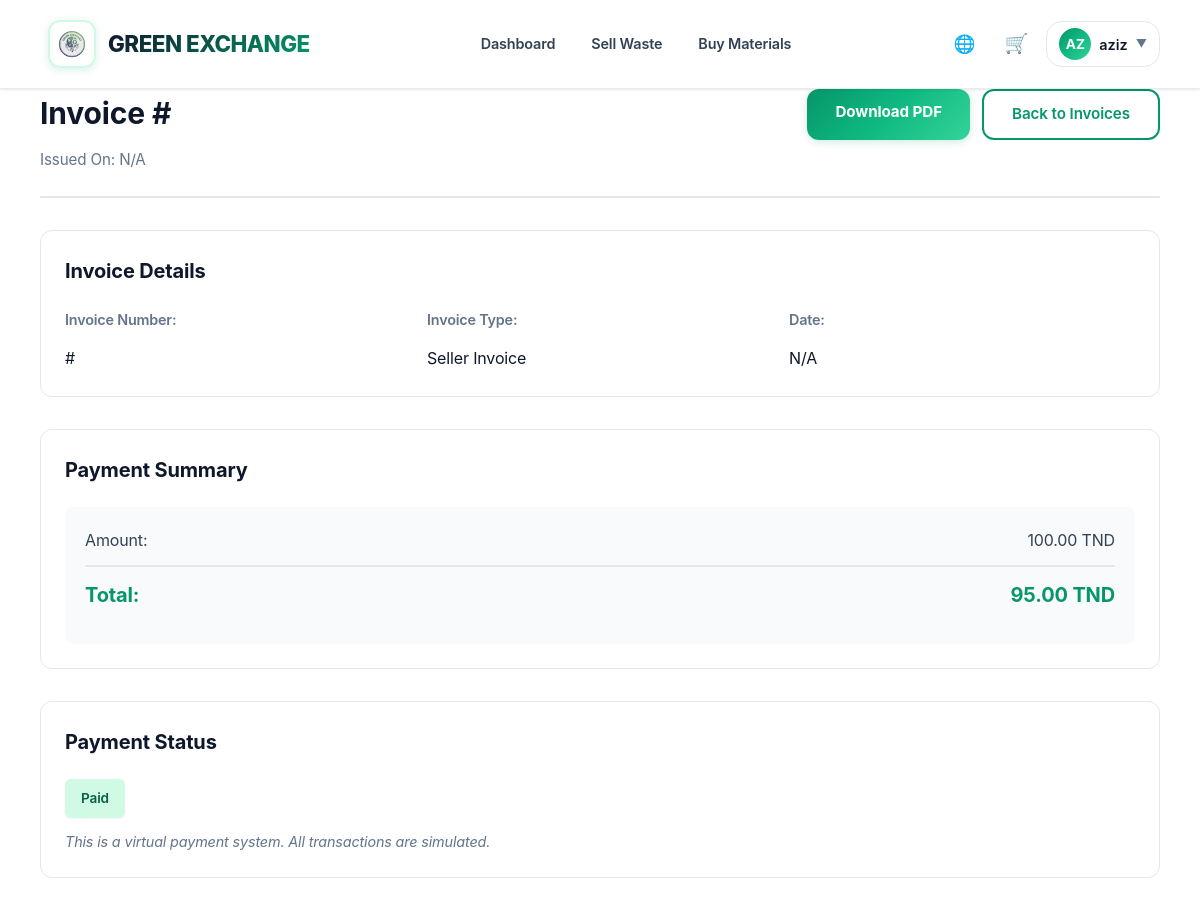
/pages/invoice-detail.php?id=25 (signed in), run on the app's committed database.
### tables this page shows
CREATE TABLE users (
    id INTEGER PRIMARY KEY AUTOINCREMENT,
    username VARCHAR(50) UNIQUE NOT NULL,
    email VARCHAR(100) UNIQUE NOT NULL,
    password VARCHAR(255) NOT NULL,
    phone VARCHAR(20),
    address TEXT,
    city VARCHAR(100),
    role VARCHAR(10) DEFAULT 'user' CHECK(role IN ('user', 'admin')),
    verified BOOLEAN DEFAULT 0,
    account_fee_paid BOOLEAN DEFAULT 0,
    created_at DATETIME DEFAULT CURRENT_TIMESTAMP
);

CREATE TABLE invoices (
    id INTEGER PRIMARY KEY AUTOINCREMENT,
    order_id INTEGER,
    user_id INTEGER NOT NULL,
    invoice_type VARCHAR(20) NOT NULL CHECK(invoice_type IN ('order', 'account_creation')),
    amount DECIMAL(10, 2) NOT NULL,
    commission DECIMAL(10, 2) DEFAULT 0,
    fees DECIMAL(10, 2) DEFAULT 0,
    total DECIMAL(10, 2) NOT NULL,
    created_at DATETIME DEFAULT CURRENT_TIMESTAMP, invoice_role VARCHAR(10),
    FOREIGN KEY (order_id) REFERENCES orders(id) ON DELETE SET NULL,
    FOREIGN KEY (user_id) REFERENCES users(id) ON DELETE CASCADE
);

### config/languages.php (called while the page is built, shortened)
<?php
function getCurrentLanguage() {
    return DEFAULT_LANGUAGE;
}
function loadTranslations($lang) {
    $translations = [];
    $lang_file = __DIR__ . "/../lang/{$lang}.php";
    if (file_exists($lang_file)) {
        if (isset($translations) && is_array($translations) && count($translations) > 0) {
            return $translations;
        }
    }
    return [];
}
function t($key, $params = []) {
    static $translations = null;
    static $current_lang = null;
    $lang = getCurrentLanguage();
    if ($translations === null || $current_lang !== $lang || empty($translations)) {
        $current_lang = $lang;
        $translations = loadTranslations($current_lang);
    }
    $translation = isset($translations[$key]) ? $translations[$key] : $key;
    return $translation;
}

### includes/functions.php (called while the page is built, shortened)
<?php
function isLoggedIn() {
    return isset($_SESSION['user_id']);
}
function getCurrentUser() {
    $pdo = getDB();
    $stmt = $pdo->prepare("SELECT * FROM users WHERE id = ?");
    $stmt->execute([$_SESSION['user_id']]);
    return $stmt->fetch();
}
function isAdmin() {
    $user = getCurrentUser();
    return $user && $user['role'] === 'admin';
}
function escape($string) {
    return htmlspecialchars($string, ENT_QUOTES, 'UTF-8');
}
function formatDate($date) {
    if ($date === null || $date === '' || empty($date)) {
        return 'N/A';
    }
    $timestamp = strtotime($date);
    return date('d/m/Y H:i', $timestamp);
}
function formatPrice($price) {
    return number_format((float)$price, 2, '.', ' ') . ' TND';
}

### pages/invoice-detail.php (the view, shortened to what this page needs)
<?php
require_once __DIR__ . '/../includes/functions.php';
$user = getCurrentUser();
$invoice_id = intval($_GET['id'] ?? 0);
require_once __DIR__ . '/../includes/header.php';
$pdo = getDB();
$stmt = $pdo->prepare("
    SELECT i.*, o.*, p.title as order_title, p.quantity as order_quantity, p.unit as order_unit,
           buyer.username as buyer_name, buyer.email as buyer_email, buyer.phone as buyer_phone, buyer.address as buyer_address, buyer.city as buyer_city,
           seller.username as seller_name, seller.email as seller_email, seller.phone as seller_phone, seller.address as seller_address, seller.city as seller_city
    FROM invoices i
    LEFT JOIN orders o ON i.order_id = o.id
    LEFT JOIN posts p ON o.post_id = p.id
    LEFT JOIN users buyer ON o.buyer_id = buyer.id
    LEFT JOIN users seller ON o.seller_id = seller.id
    WHERE i.id = ? AND i.user_id = ?
");
$stmt->execute([$invoice_id, $user['id']]);
$invoice = $stmt->fetch();
?>
<div class="container">
    <div class="invoice-detail-header">
        <div>
            <h1><?php echo t('invoice'); ?> #<?php echo $invoice['id']; ?></h1>
            <p class="invoice-date"><?php echo t('issued_on'); ?>: <?php echo formatDate($invoice['created_at']); ?></p>
        </div>
        <div class="invoice-actions">
            <a href="/api/download-invoice.php?id=<?php echo $invoice['id']; ?>" class="btn btn-primary" target="_blank"><?php echo t('download_pdf'); ?></a>
            <a href="/pages/invoices.php" class="btn btn-outline"><?php echo t('back_to_invoices'); ?></a>
        </div>
    </div>
    <div class="invoice-detail-content">
        <div class="invoice-section">
            <h2><?php echo t('invoice_details'); ?></h2>
            <div class="detail-grid">
                <div class="detail-item">
                    <label><?php echo t('invoice_number'); ?>:</label>
                    <span>#<?php echo $invoice['id']; ?></span>
                </div>
                <div class="detail-item">
                    <label><?php echo t('invoice_type'); ?>:</label>
                    <span>
                        <?php if ($invoice['invoice_type'] === 'order'): ?>
                            <?php if ($invoice['invoice_role'] === 'buyer'): ?>
                                <?php echo t('buyer_invoice'); ?>
                            <?php else: ?>
                                <?php echo t('seller_invoice'); ?>
                            <?php endif; ?>
                        <?php else: ?>
                            <?php echo t('account_creation'); ?>
                        <?php endif; ?>
                    </span>
                </div>
                <div class="detail-item">
                    <label><?php echo t('date'); ?>:</label>
                    <span><?php echo formatDate($invoice['created_at']); ?></span>
                </div>
            </div>
        </div>
        <div class="invoice-section">
            <h2><?php echo t('payment_summary'); ?></h2>
            <div class="payment-summary">
                <div class="summary-row">
                    <span><?php echo t('amount'); ?>:</span>
                    <span><?php echo formatPrice($invoice['amount']); ?></span>
                </div>
                <div class="summary-row total">
                    <span><?php echo t('total'); ?>:</span>
                    <span><?php echo formatPrice($invoice['total']); ?></span>
                </div>
            </div>
        </div>
        <div class="invoice-section">
            <h2><?php echo t('payment_status'); ?></h2>
            <div class="payment-status">
                <span class="status-badge status-paid"><?php echo t('paid'); ?></span>
                <p class="payment-note"><?php echo t('virtual_payment_note'); ?></p>
            </div>
        </div>
    </div>
</div>
<?php require_once __DIR__ . '/../includes/footer.php'; ?>

### includes/header.php (shortened to what this page needs)
<?php
$current_user = getCurrentUser();
?>
<!DOCTYPE html>
<html lang="<?php echo getCurrentLanguage(); ?>" dir="<?php echo getCurrentLanguage() === 'ar' ? 'rtl' : 'ltr'; ?>">
<head>
    <link rel="stylesheet" href="https://cdnjs.cloudflare.com/ajax/libs/font-awesome/6.5.1/css/all.min.css">
    <link rel="stylesheet" href="/assets/css/style.css">
</head>
<body<?php echo isset($admin_page) && $admin_page ? ' class="admin-body"' : ''; ?>>
    <header>
        <div class="header-top">
            <div class="container">
                <div class="header-left">
                    <?php
                    $logo_link = '/';
                    if (isLoggedIn()) {
                        $logo_link = isAdmin() ? '/pages/admin.php' : '/pages/dashboard.php';
                    }
                    ?>
                    <a href="<?php echo $logo_link; ?>" class="logo-link">
                        <img src="/assets/images/logo.png" alt="Green Exchange" class="logo-image">
                        <h1 class="site-title">GREEN EXCHANGE</h1>
                    </a>
                </div>
                <div class="header-center">
                    <?php if (!isLoggedIn() && (basename($_SERVER['PHP_SELF']) == 'index.php' || $_SERVER['REQUEST_URI'] == '/')): ?>
                    <nav class="header-nav">
                        <a href="/#about"><?php echo t('about'); ?></a>
                        <a href="/#fees"><?php echo t('fees'); ?></a>
                    </nav>
                    <?php elseif (isLoggedIn()): ?>
                    <nav class="header-nav">
                        <?php if (!isAdmin()): ?>
                            <a href="/pages/dashboard.php"><?php echo t('dashboard'); ?></a>
                            <a href="/pages/post.php"><?php echo t('sell_waste'); ?></a>
                            <a href="/pages/browse.php"><?php echo t('buy_materials'); ?></a>
                        <?php endif; ?>
                    </nav>
                    <?php endif; ?>
                </div>
                <div class="header-right">
                    <div class="language-selector">
                        <button class="lang-toggle" onclick="toggleLanguageMenu()">
                            <span class="lang-icon">🌐</span>
                        </button>
                    </div>
                    <?php if (isLoggedIn()): ?>
                        <?php if (!isAdmin()): ?>
                            <a href="/pages/cart.php" class="header-icon-btn" title="<?php echo t('cart'); ?>">
                                🛒
                            </a>
                            <div class="user-menu">
                                <button class="user-menu-toggle" onclick="toggleUserMenu()">
                                    <div class="user-avatar">
                                        <?php echo strtoupper(substr($current_user['username'], 0, 2)); ?>
                                    </div>
                                    <span class="user-name"><?php echo escape($current_user['username']); ?></span>
                                    <span class="user-arrow">▼</span>
                                </button>
                            </div>
                        <?php else: ?>
                            <a href="/api/logout.php" class="btn-header btn-small"><?php echo t('logout'); ?></a>
                        <?php endif; ?>
                    <?php else: ?>
                        <a href="/pages/login.php" class="header-link"><?php echo t('login'); ?></a>
                        <a href="/pages/register.php" class="btn-header"><?php echo t('register'); ?></a>
                    <?php endif; ?>
                </div>
            </div>
        </div>
    </header>
    <main>

### pages/invoice-detail.php (style rules this page uses)
.invoice-detail-header { display: flex; justify-content: space-between; align-items: start; margin-bottom: 32px; padding-bottom: 24px; border-bottom: 2px solid var(--border-light); }
.invoice-detail-header h1 { margin-bottom: 8px; }
.invoice-date { color: var(--text-gray); font-size: 0.95rem; }
.invoice-actions { display: flex; gap: 12px; }
.invoice-detail-content { display: grid; gap: 32px; }
.invoice-section { background: var(--white); padding: 24px; border-radius: 12px; border: 1px solid var(--border-light); }
.invoice-section h2 { font-size: 1.25rem; margin-bottom: 20px; color: var(--text-dark); }
.detail-grid { display: grid; grid-template-columns: repeat(auto-fit, minmax(250px, 1fr)); gap: 16px; }
.detail-item { display: flex; flex-direction: column; gap: 4px; }
.detail-item label { font-weight: 600; color: var(--text-gray); font-size: 0.9rem; }
.detail-item span { color: var(--text-dark); font-size: 1rem; }
.payment-summary { background: #f9fafb; padding: 20px; border-radius: 8px; }
.payment-summary .summary-row { display: flex; justify-content: space-between; margin-bottom: 12px; font-size: 1rem; }
.payment-summary .total { font-weight: 700; font-size: 1.25rem; color: var(--primary-green); margin-top: 12px; padding-top: 12px; border-top: 2px solid var(--border-light); }
.payment-status { display: flex; flex-direction: column; gap: 12px; }
.status-paid { background: #d1fae5; color: #065f46; padding: 8px 16px; border-radius: 6px; display: inline-block; width: fit-content; font-weight: 600; }
.payment-note { color: var(--text-gray); font-size: 0.9rem; font-style: italic; }

### data on the page
users: username "AZ", username "aziz"
invoices: amount "100.00 TND", total "95.00 TND"

### other printed values
t('dashboard') "Dashboard"
t('sell_waste') "Sell Waste"
t('buy_materials') "Buy Materials"
t('invoice') "Invoice"
t('issued_on') "Issued On"
formatDate($invoice['created_at']) "N/A"
t('download_pdf') "Download PDF"
t('back_to_invoices') "Back to Invoices"
t('invoice_details') "Invoice Details"
t('invoice_number') "Invoice Number"
t('invoice_type') "Invoice Type"
t('seller_invoice') "Seller Invoice"
t('date') "Date"
t('payment_summary') "Payment Summary"
t('amount') "Amount"
